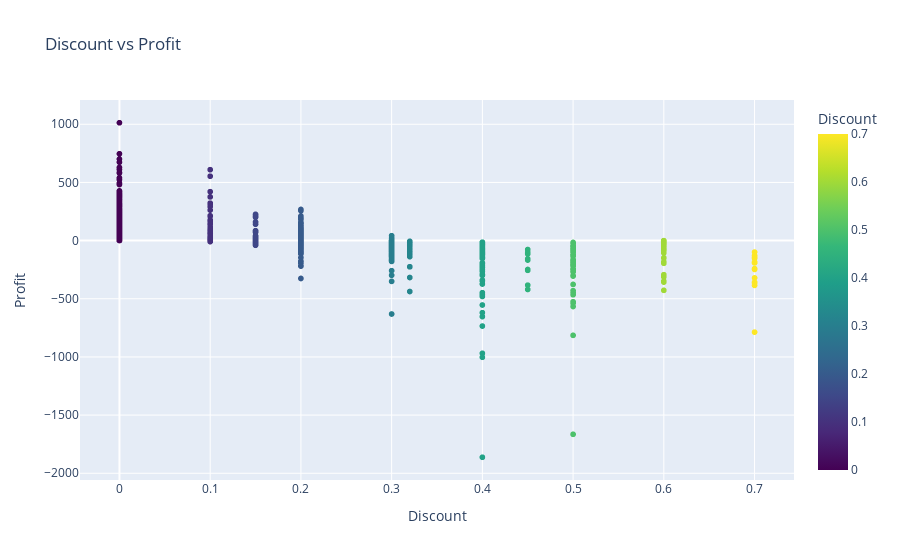

The notebook cell saved with this chart:
### Markdown cell above
Investigate the relationship between Discount and Profit. Create a scatter plot to visualise this relationship.

### Code cell
colors = px.colors.sequential.Viridis

px.scatter(df, x='Discount', y='Profit', color='Discount',
       color_continuous_scale=colors,
       title='Discount vs Profit')

### Figure 1 — Plotly figure (JSON) as saved in the notebook; plotly's stock layout.template omitted (floating-point values rounded to 4 significant figures; data arrays with more than 128 entries replaced by an {"elided": "..."} marker saying what was removed)
{"data": [{"hovertemplate": "Discount=%{marker.color}<br>Profit=%{y}<extra></extra>", "legendgroup": "", "marker": {"color": {"elided": "2015 float values"}, "coloraxis": "coloraxis", "symbol": "circle"}, "mode": "markers", "name": "", "showlegend": false, "type": "scattergl", "x": {"elided": "2015 float values"}, "xaxis": "x", "y": {"elided": "2015 float values"}, "yaxis": "y"}], "layout": {"coloraxis": {"colorbar": {"title": {"text": "Discount"}}, "colorscale": [[0, "#440154"], [0.1111, "#482878"], [0.2222, "#3e4989"], [0.3333, "#31688e"], [0.4444, "#26828e"], [0.5556, "#1f9e89"], [0.6667, "#35b779"], [0.7778, "#6ece58"], [0.8889, "#b5de2b"], [1, "#fde725"]]}, "legend": {"tracegroupgap": 0}, "title": {"text": "Discount vs Profit"}, "xaxis": {"anchor": "y", "domain": [0, 1], "title": {"text": "Discount"}}, "yaxis": {"anchor": "x", "domain": [0, 1], "title": {"text": "Profit"}}}}
